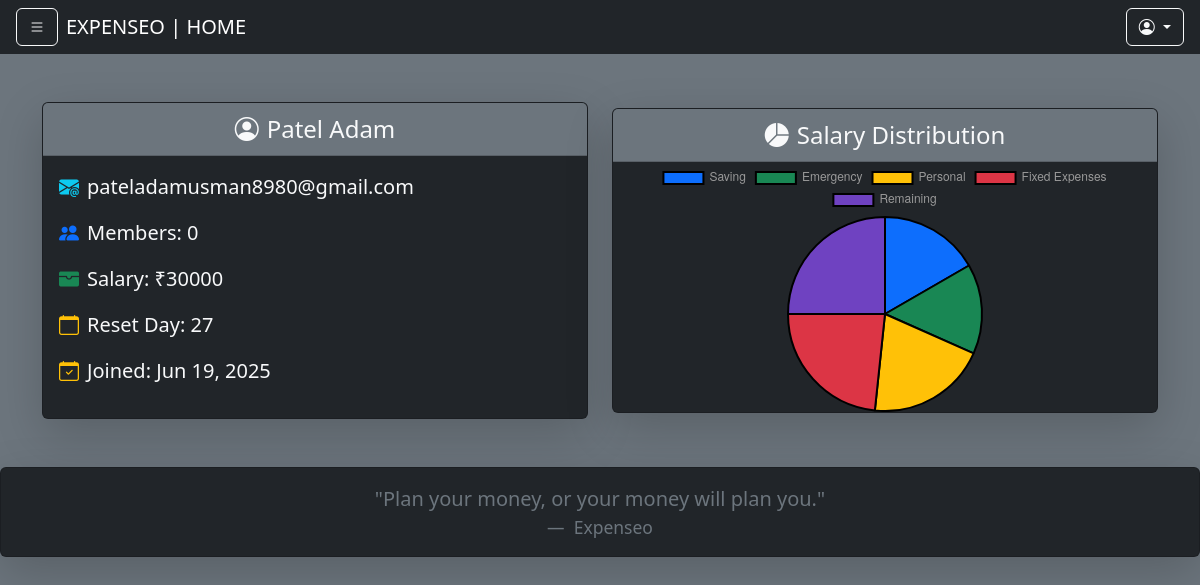
Page /index/ (signed in) on the earlier database version.
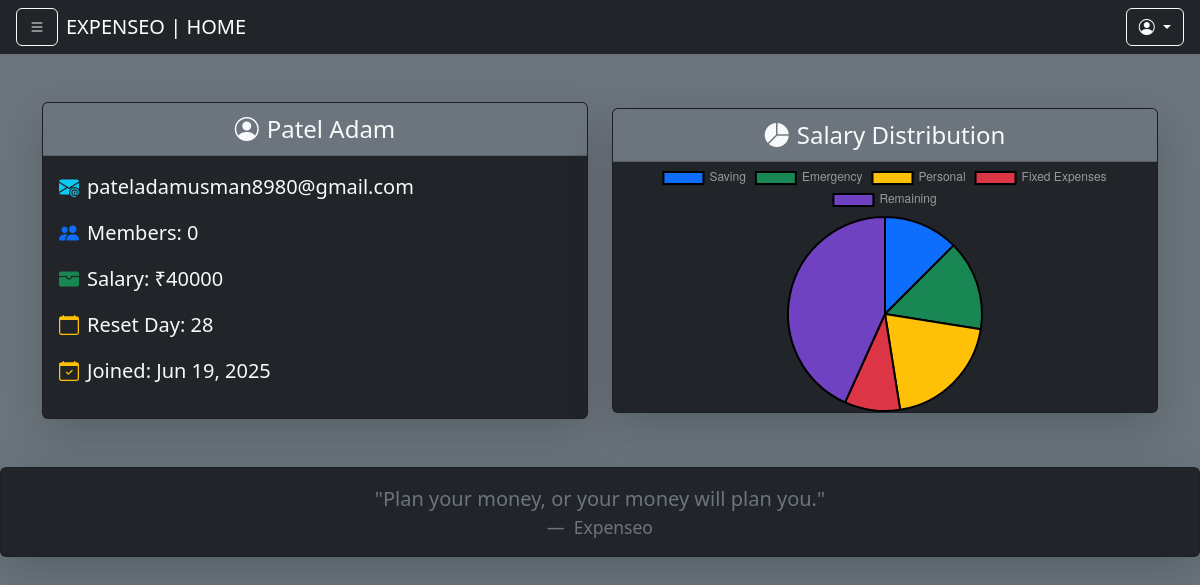
Same page on the later database version.
### apps/expense/models.py (models this page shows, shortened)
class BaseClass(models.Model):
    UID = models.UUIDField(default=uuid.uuid4, primary_key=True, null=False, blank=False)
    created_at = models.DateTimeField(auto_now_add=True)
    updated_at = models.DateTimeField(auto_now=True)
    class Meta:
        abstract = True

class UserSalary(BaseClass):
    user = models.ForeignKey(Users, on_delete=models.CASCADE)
    salary = models.PositiveIntegerField(default=0)
    reset_day = models.PositiveSmallIntegerField(default=1)
    fixed_expenses = models.JSONField(default=dict)
    saving = models.PositiveIntegerField(default=0)
    emergency_percent = models.PositiveSmallIntegerField(default=10)
    personal_percent = models.PositiveSmallIntegerField(default=40)
    remaining_salary = models.PositiveIntegerField(default=0)
    def get_total_fixed_expense(self):
        return sum(self.fixed_expenses.values())
    def get_emergency_amount(self):
        return self.salary * self.emergency_percent // 100
    def get_personal_amount(self):
        return self.salary * self.personal_percent // 100

### apps/expense/views.py (the view)
# urls.py: path('index/',index,name="index"),
def index(request):
    user_uid = request.session.get('user_id')
    if not user_uid:
        messages.warning(request, "Please log in to continue.")
        return redirect('login')
    user = Users.objects.get(UID=UUID(user_uid))
    user_d = UserDetails.objects.get(user=user)
    salary_data = UserSalary.objects.get(user=user)
    member_count = Member.objects.filter(main_user=user, is_confirmed=True).count()
    salary_pie = {
    'Saving': salary_data.saving,
    'Emergency': salary_data.get_emergency_amount(),
    'Personal': salary_data.get_personal_amount(),
    'Fixed Expenses': salary_data.get_total_fixed_expense(),
    'Remaining': salary_data.remaining_salary
    }
    context = {
        'user': user,
        'user_d': user_d,
        'salary_data': salary_data,
        'member_count': member_count,
        'salary_labels': list(salary_pie.keys()),
        'salary_values': list(salary_pie.values()),
    }
    return render(request, 'expense/index.html', context)

### apps/expense/templates/expense/index.html (shortened to what this page needs)
{% extends 'expense/base.html' %}
{% block page %}HOME{% endblock %}
{% block body %}
<div class="container my-5">
    <div class="row g-4 align-items-center">
    <div class="col-md-6">
      <div class="card bg-dark text-light shadow-lg">
        <div class="card-header text-center bg-secondary fs-4">
          <i class="bi bi-person-circle me-2"></i>{{user_d.full_name|default:"User" }}
        </div>
        <div class="card-body">
          <p class="fs-5">
            <i class="bi bi-envelope-at-fill text-info me-2"></i>{{ user.email}}
          </p>
          <p class="fs-5">
            <i class="bi bi-people-fill text-primary me-2"></i>Members: {{member_count }}
          </p>
          <p class="fs-5">
            <i class="bi bi-wallet-fill text-success me-2"></i>Salary: ₹{{salary_data.salary }}
          </p>
          <p class="fs-5">
            <i class="bi bi-calendar text-warning me-2"></i>Reset Day: {{salary_data.reset_day }}
          </p>
          <p class="fs-5">
            <i class="bi bi-calendar-check text-warning me-2"></i>Joined: {{user.created_at|date:"M d, Y" }}
          </p>
        </div>
      </div>
    </div>
    <div class="col-md-6">
      <div class="card bg-dark text-light shadow-lg">
        <div class="card-header text-center bg-secondary fs-4">
          <i class="bi bi-pie-chart-fill me-2"></i>Salary Distribution
        </div>
        <div class="d-flex justify-content-center">
          <canvas
            id="salaryChart"
            width="250"
            height="250"
            style="max-height: 250px"
          ></canvas>
        </div>
      </div>
    </div>
    </div>
    </div>
    <div class="row">
    <div class="col-md-12">
      <div class="card bg-dark text-secondary shadow-lg rounded">
        <div class="card-body text-center">
          <blockquote class="blockquote mb-0">
            <p>"Plan your money, or your money will plan you."</p>
            <footer class="blockquote-footer text-secondary">
                Expenseo
            </footer>
          </blockquote>
        </div>
      </div>
    </div>
</div>
<script>
    const ctx = document.getElementById('salaryChart');
    new Chart(ctx, {
        type: 'pie',
        data: {
        labels: {{ salary_labels|safe }},
        datasets: [{
        label: 'Salary Distribution',
        data: {{ salary_values|safe }},
        backgroundColor: [
          '#0d6efd', '#198754', '#ffc107', '#dc3545', '#6f42c1'
        ],
        borderColor: '#000',
        borderWidth: 2
      }]
    },
    options: {
      plugins: {
        legend: {
          labels: { color: '#999' }
        }
      }
    }
  });
</script>
{% endblock %}

Differences in the rows shown:
changed UserSalary: salary "30000" → "40000"; reset_day "27" → "28"
Other differences:
chart data {{ salary_values|safe }}: [5000, 4500, 6000, 7000, 7500] → [5000, 6000, 8000, 3700, 17300]
